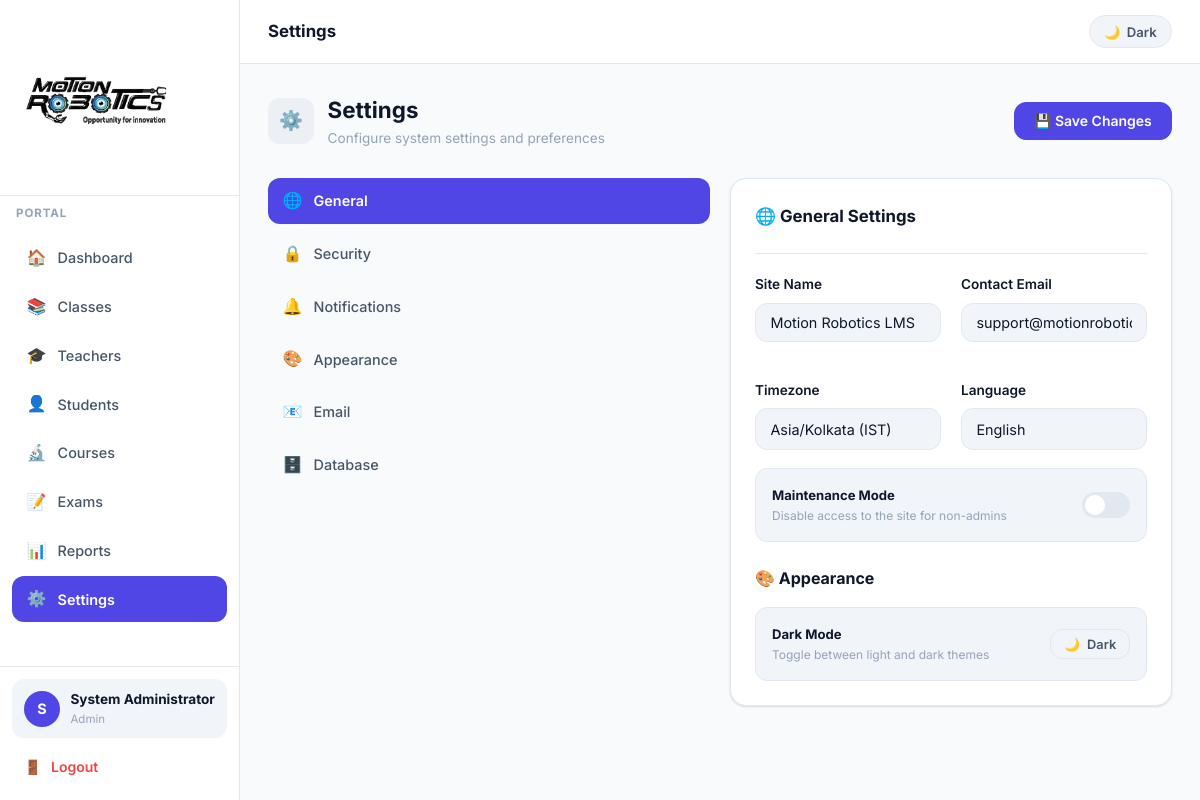
/admin/settings (signed in), run on the app's committed database.
### app.py (models this page shows, shortened)
class User(db.Model):
    id            = db.Column(db.Integer, primary_key=True)
    username      = db.Column(db.String(80), unique=True, nullable=False)
    email         = db.Column(db.String(120), unique=True, nullable=False)
    password_hash = db.Column(db.String(200), nullable=False)
    role          = db.Column(db.String(20), nullable=False)   # admin / teacher / student
    full_name     = db.Column(db.String(120))
    phone         = db.Column(db.String(20))
    school_name   = db.Column(db.String(120))
    roll_number   = db.Column(db.String(40))
    avatar_color  = db.Column(db.String(20), default='#4F46E5')
    is_active     = db.Column(db.Boolean, default=True)
    created_at    = db.Column(db.DateTime, default=datetime.utcnow)

### app.py (the view)
@app.route('/admin/settings')
@role_required('admin')
def admin_settings():
    return render_template('admin/settings.html')

### app.py (called while the page is built)
@app.context_processor
def inject_enumerate():
    return dict(enumerate=enumerate)

def role_required(*roles):
    def dec(f):
        @wraps(f)
        def d(*a, **kw):
            if 'user_id' not in session: return redirect(url_for('login'))
            if session.get('role') not in roles:
                flash('Access denied.', 'error')
                return redirect(url_for('dashboard'))
            return f(*a, **kw)
        return d
    return dec

def get_current_user():
    if 'user_id' in session: return User.query.get(session['user_id'])
    return None

@app.context_processor
def inject_globals():
    return dict(current_user=get_current_user(), ROBOTICS_LEVELS=ROBOTICS_LEVELS)

### templates/admin/settings.html (shortened to what this page needs)
{% extends 'admin/base_admin.html' %}
{% block page_title %}Settings{% endblock %}
{% block content %}
<div class="page-header">
  <div class="page-title-wrap">
    <div class="page-icon" style="background:rgba(148,163,184,.12); color:var(--text2);">⚙️</div>
    <div><div class="page-h1">Settings</div><div class="page-sub">Configure system settings and preferences</div></div>
  </div>
  <button class="btn btn-primary">💾 Save Changes</button>
</div>
<div class="grid-2" style="align-items:start;">
  <div style="display:flex; flex-direction:column; gap:.4rem;">
    {% for label, icon in [('General','🌐'),('Security','🔒'),('Notifications','🔔'),('Appearance','🎨'),('Email','📧'),('Database','🗄️')] %}
    <div class="nav-link {% if loop.first %}active{% endif %}" style="cursor:pointer;" onclick="showTab('{{ label }}')">
      <span class="icon">{{ icon }}</span> {{ label }}
    </div>
    {% endfor %}
  </div>
  <div class="card">
    <div class="fw-700 mb-3" style="font-size:1.05rem;">🌐 General Settings</div>
    <hr class="divider">
    <div class="grid-2">
      <div class="form-group">
        <label class="form-label">Site Name</label>
        <input type="text" class="form-control" value="Motion Robotics LMS">
      </div>
      <div class="form-group">
        <label class="form-label">Contact Email</label>
        <input type="email" class="form-control" value="support@motionrobotics.in">
      </div>
      <div class="form-group">
        <label class="form-label">Timezone</label>
        <select class="form-control">
          <option>Asia/Kolkata (IST)</option>
        </select>
      </div>
      <div class="form-group">
        <label class="form-label">Language</label>
        <select class="form-control">
          <option>English</option>
        </select>
      </div>
    </div>
    <div style="display:flex; align-items:center; justify-content:space-between; padding:1rem; background:var(--bg3); border-radius:var(--radius); border:1px solid var(--border);">
      <div>
        <div class="fw-700 text-sm">Maintenance Mode</div>
        <div class="text-xs text-muted">Disable access to the site for non-admins</div>
      </div>
      <label style="position:relative; display:inline-block; width:48px; height:26px; cursor:pointer;">
        <span id="toggleBg" style="position:absolute; inset:0; background:var(--border); border-radius:13px; transition:.3s;"></span>
        <span id="toggleDot" style="position:absolute; left:3px; top:3px; width:20px; height:20px; background:#fff; border-radius:50%; transition:.3s;"></span>
      </label>
    </div>
    <div class="fw-700 mt-3 mb-2" style="font-size:1rem;">🎨 Appearance</div>
    <div style="display:flex; align-items:center; justify-content:space-between; padding:1rem; background:var(--bg3); border-radius:var(--radius); border:1px solid var(--border);">
      <div>
        <div class="fw-700 text-sm">Dark Mode</div>
        <div class="text-xs text-muted">Toggle between light and dark themes</div>
      </div>
      <button class="btn btn-outline btn-sm" onclick="toggleTheme()">
        <span class="theme-icon">🌙</span> <span class="theme-label">Dark Mode</span>
      </button>
    </div>
  </div>
</div>
{% endblock %}

### templates/base.html (shortened to what this page needs)
<!DOCTYPE html>
<html lang="en" data-theme="light">
<head>
  <link rel="stylesheet" href="{{ url_for('static', filename='css/main.css') }}">
</head>
<body>
<div class="app-layout">
  <aside class="sidebar" id="sidebar">
    <div class="sidebar-brand">
      <img src="{{ url_for('static', filename='logo.png') }}" alt="Motion Robotics" class="sidebar-logo">
    </div>
    {% if current_user %}
    <div class="sidebar-context">{{ current_user.school_name or 'Portal' }}</div>
    {% endif %}
    <nav class="sidebar-nav">
      {% block sidebar_nav %}{% endblock %}
    </nav>
    <div class="sidebar-footer">
      {% if current_user %}
      <div class="user-card">
        <div class="avatar" style="background:{{ current_user.avatar_color }}">
          {{ (current_user.full_name or current_user.username)[0].upper() }}
        </div>
        <div>
          <div class="user-name">{{ current_user.full_name or current_user.username }}</div>
          <div class="user-role">{{ current_user.role.title() }}</div>
        </div>
      </div>
      {% endif %}
      <a href="{{ url_for('logout') }}" class="logout-link">
        <span>🚪</span> Logout
      </a>
    </div>
  </aside>
  <div class="main-area">
    <header class="topbar">
      <h1 class="topbar-title">{% block page_title %}Dashboard{% endblock %}</h1>
      <div class="topbar-right">
        <button class="theme-btn" onclick="toggleTheme()">
          <span class="theme-icon">🌙</span>
          <span class="theme-label">Dark</span>
        </button>
      </div>
    </header>
    <main class="page-content">
      {% block content %}{% endblock %}
    </main>
  </div>
</div>
</body>
</html>

### data on the page
User: school_name "PORTAL", full_name "S", full_name "System Administrator", role "Admin"

### other printed values
{{ icon }} "🌐" "🔒" "🔔" "🎨" "📧" "🗄️"
{{ label }} "General" "Security" "Notifications" "Appearance" "Email" "Database"
